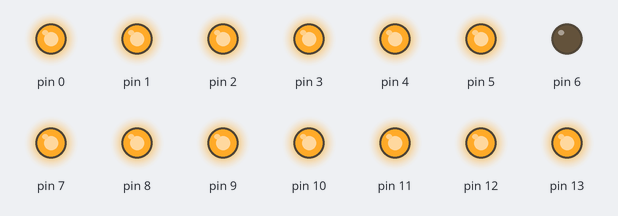
A sketch run on a simulated Arduino Uno, built with avr-gcc and run on an emulated ATmega328P. Shown: output pins drawn as LEDs (lit = HIGH).

Above: at 0.92 s.
At 2.42 s:
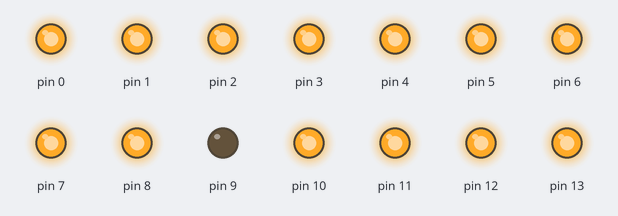
At 3.42 s:
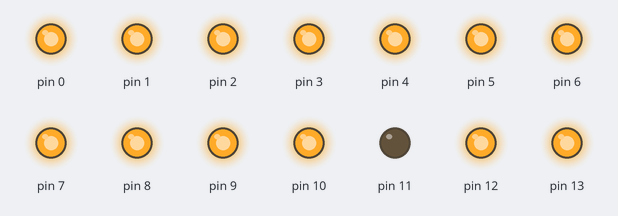
At 4.5 s:
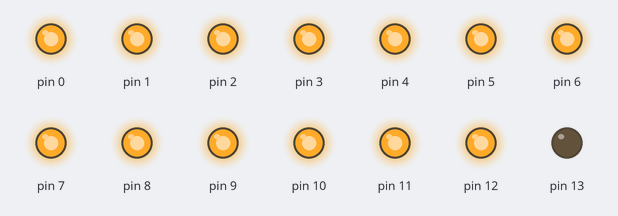
At 5.0 s:
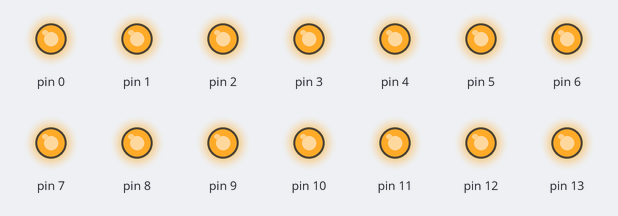
At 6.72 s:
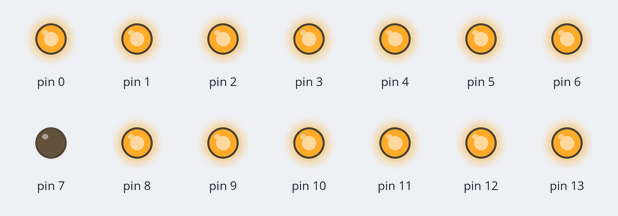
Timing chart, 0 to 7.0 s (numbered marks = the images above):
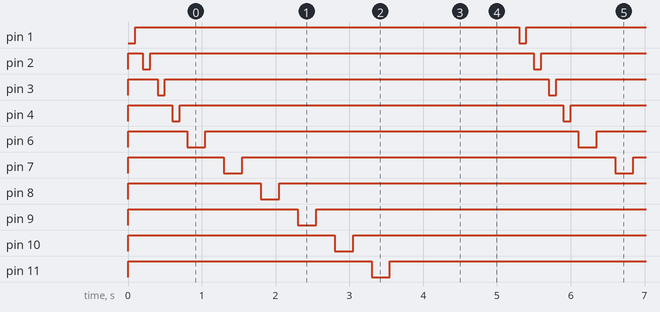

The sketch:

Thorana_full.ino
```cpp
#define Bdelay1 100
#define Bdelay2 250
#define Rdelay 500

void setup() {
  for (int i = 0; i < 14; i++) {
    pinMode(i, OUTPUT);
    digitalWrite(i, HIGH);
  }
}
void loop() {

  inp();
  mainloop();


}
//Start input
void inp() {
  for (int x = 1; x < 5; x++) {
    digitalWrite(x, LOW);
    delay(Bdelay1);
    digitalWrite(x, HIGH);
    delay(Bdelay1);
  }
}

void mainloop() {
  for (int x = 6; x < 13; x++) {
    digitalWrite(x, LOW);
    delay(Bdelay2);
    digitalWrite(x, HIGH);
    delay(Bdelay2);
  }

  digitalWrite(13, LOW);
  delay(Rdelay);
  digitalWrite(13, HIGH);
  delay(Rdelay);

}
```

Measured:
- by itself, pin 1–4: alternates HIGH for 5.2 s and LOW for 0.10 s
- by itself, pin 6–12: alternates HIGH for 5.1 s and LOW for 0.25 s
- by itself, pin 13: alternates HIGH for 4.8 s and LOW for 0.50 s
